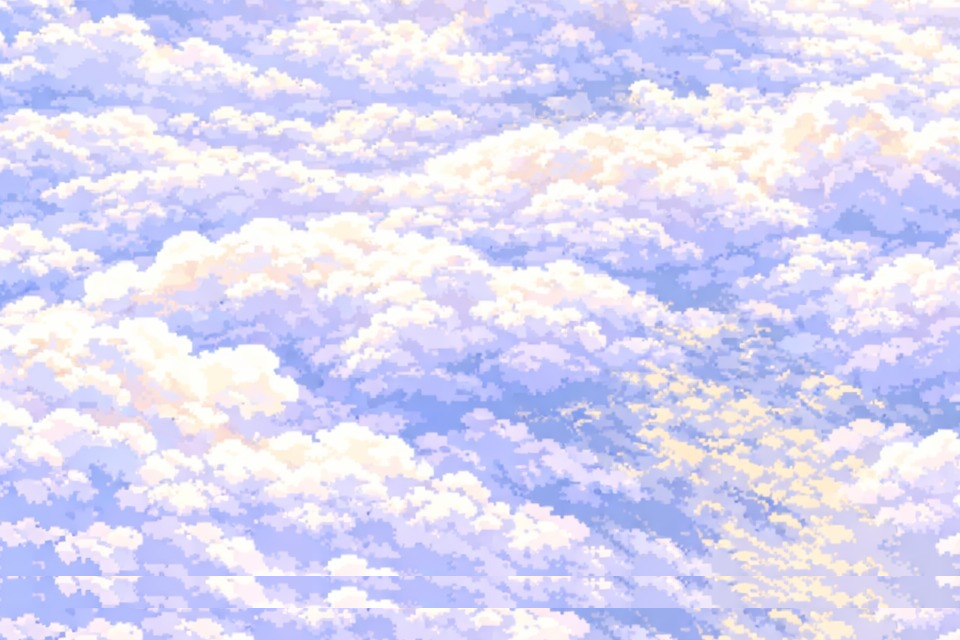

This game map was drawn from its Tiled (.tmx) file and the tilesets committed beside it. A one-line description and the full map source follow:
An orthogonal 30x20 tile map with 32x32 px tiles, 1 tile layer (Capa de patrones 1).

<map version="1.10" tiledversion="1.12.1" orientation="orthogonal" renderorder="right-down" width="30" height="20" tilewidth="32" tileheight="32" infinite="0" nextlayerid="2" nextobjectid="1">
 <tileset firstgid="1" source="MapaCielo.tsx" />
 <layer id="1" name="Capa de patrones 1" width="30" height="20">
  <data encoding="csv">
673,674,675,676,677,678,679,680,681,682,683,684,685,686,687,688,689,690,691,692,693,694,695,696,697,698,699,700,701,702,
721,722,723,724,725,726,727,728,729,730,731,732,733,734,735,736,737,738,739,740,741,742,743,744,745,746,747,748,749,750,
769,770,771,772,773,774,775,776,777,778,779,780,781,782,783,784,785,786,787,788,789,790,791,792,793,794,795,796,797,798,
817,818,819,820,821,822,823,824,825,826,827,828,829,830,831,832,833,834,835,836,837,838,839,840,841,842,843,844,845,846,
865,866,867,868,869,870,871,872,873,874,875,876,877,878,879,880,881,882,883,884,885,886,887,888,889,890,891,892,893,894,
913,914,915,916,917,918,919,920,921,922,923,924,925,926,927,928,929,930,931,932,933,934,935,936,937,938,939,940,941,942,
961,962,963,964,965,966,967,968,969,970,971,972,973,974,975,976,977,978,979,980,981,982,983,984,985,986,987,988,989,990,
1009,1010,1011,1012,1013,1014,1015,1016,1017,1018,1019,1020,1021,1022,1023,1024,1025,1026,1027,1028,1029,1030,1031,1032,1033,1034,1035,1036,1037,1038,
1057,1058,1059,1060,1061,1062,1063,1064,1065,1066,1067,1068,1069,1070,1071,1072,1073,1074,1075,1076,1077,1078,1079,1080,1081,1082,1083,1084,1085,1086,
1105,1106,1107,1108,1109,1110,1111,1112,1113,1114,1115,1116,1117,1118,1119,1120,1121,1122,1123,1124,1125,1126,1127,1128,1129,1130,1131,1132,1133,1134,
1153,1154,1155,1156,1157,1158,1159,1160,1161,1162,1163,1164,1165,1166,1167,1168,1169,1170,1171,1172,1173,1174,1175,1176,1177,1178,1179,1180,1181,1182,
1201,1202,1203,1204,1205,1206,1207,1208,1209,1210,1211,1212,1213,1214,1215,1216,1217,1218,1219,1220,1221,1222,1223,1224,1225,1226,1227,1228,1229,1230,
1249,1250,1251,1252,1253,1254,1255,1256,1257,1258,1259,1260,1261,1262,1263,1264,1265,1266,1267,1268,1269,1270,1271,1272,1273,1274,1275,1276,1277,1278,
1297,1298,1299,1300,1301,1302,1303,1304,1305,1306,1307,1308,1309,1310,1311,1312,1313,1314,1315,1316,1317,1318,1319,1320,1321,1322,1323,1324,1325,1326,
1345,1346,1347,1348,1349,1350,1351,1352,1353,1354,1355,1356,1357,1358,1359,1360,1361,1362,1363,1364,1365,1366,1367,1368,1369,1370,1371,1372,1373,1374,
1393,1394,1395,1396,1397,1398,1399,1400,1401,1402,1403,1404,1405,1406,1407,1408,1409,1410,1411,1412,1413,1414,1415,1416,1417,1418,1419,1420,1421,1422,
1441,1442,1443,1444,1445,1446,1447,1448,1449,1450,1451,1452,1453,1454,1455,1456,1457,1458,1459,1460,1461,1462,1463,1464,1465,1466,1467,1468,1469,1470,
1489,1490,1491,1492,1493,1494,1495,1496,1497,1498,1499,1500,1501,1502,1503,1504,1505,1506,1507,1508,1509,1510,1511,1512,1513,1514,1515,1516,1517,1518,
1489,1490,1491,1492,1493,1494,1495,1496,1497,1498,1499,1500,1501,1502,1503,1504,1505,1506,1507,1508,1509,1510,1511,1512,1513,1514,1515,1516,1517,1518,
1441,1442,1443,1444,1445,1446,1447,1448,1449,1450,1451,1452,1453,1454,1455,1456,1457,1458,1459,1460,1461,1462,1463,1464,1465,1466,1467,1468,1469,1470
</data>
 </layer>
</map>
